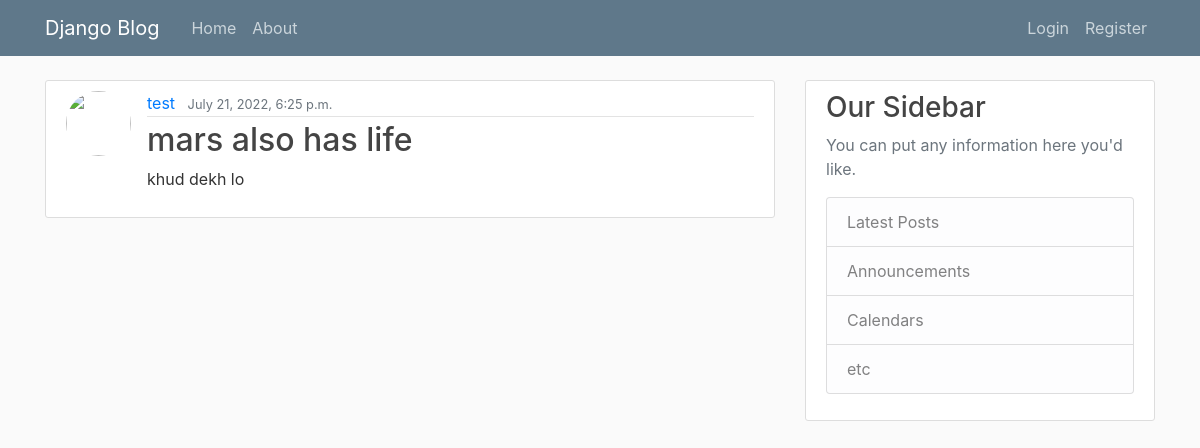
The app's page /post/1/ with its own data.
### blog/models.py (models this page shows, shortened)
class post(models.Model):
    title=models.CharField(max_length=100)
    content=models.TextField()
    date=models.DateTimeField(default=timezone.now)
    author=models.ForeignKey(User,on_delete=models.CASCADE)

### blog/views.py (the view)
# urls.py: path("post/<int:pk>/",postdetailview.as_view(),name="post-detail"),
class postdetailview(DetailView):
    model=post

### blog/templates/blog/post_detail.html (shortened to what this page needs)
{%extends "blog/base.html" %}
{% block content %}
<article class="media content-section">
    <img class="rounded-circle article-img" src="{{object.author.profile.url}}">
    <div class="media-body">
        <div class="article-metadata">
            <a class="mr-2" href="{% url 'user-post' object.author.username %}">{{ object.author }}</a>
            <small class="text-muted">{{ object.date }}</small>
        </div>
        <h2 class="article-title">{{ object.title }}</h2>
        <p class="article-content">{{ object.content }}</p>
    </div>
</article>
{% endblock%}

### blog/static/blog/main.css (style rules this page uses)
body { background: #fafafa; color: #333333; margin-top: 5rem; }
h1, h2, h3, h4, h5, h6 { color: #444444; }
.content-section { background: #ffffff; padding: 10px 20px; border: 1px solid #dddddd; border-radius: 3px; margin-bottom: 20px; }
.article-title { color: #444444; }
.article-content { white-space: pre-line; }
.article-img { height: 65px; width: 65px; margin-right: 16px; }
.article-metadata { padding-bottom: 1px; margin-bottom: 4px; border-bottom: 1px solid #e3e3e3 }

### records on screen
post: author "test", date "July 21, 2022, 6:25 p.m.", title "mars also has life", content "khud dekh lo"
